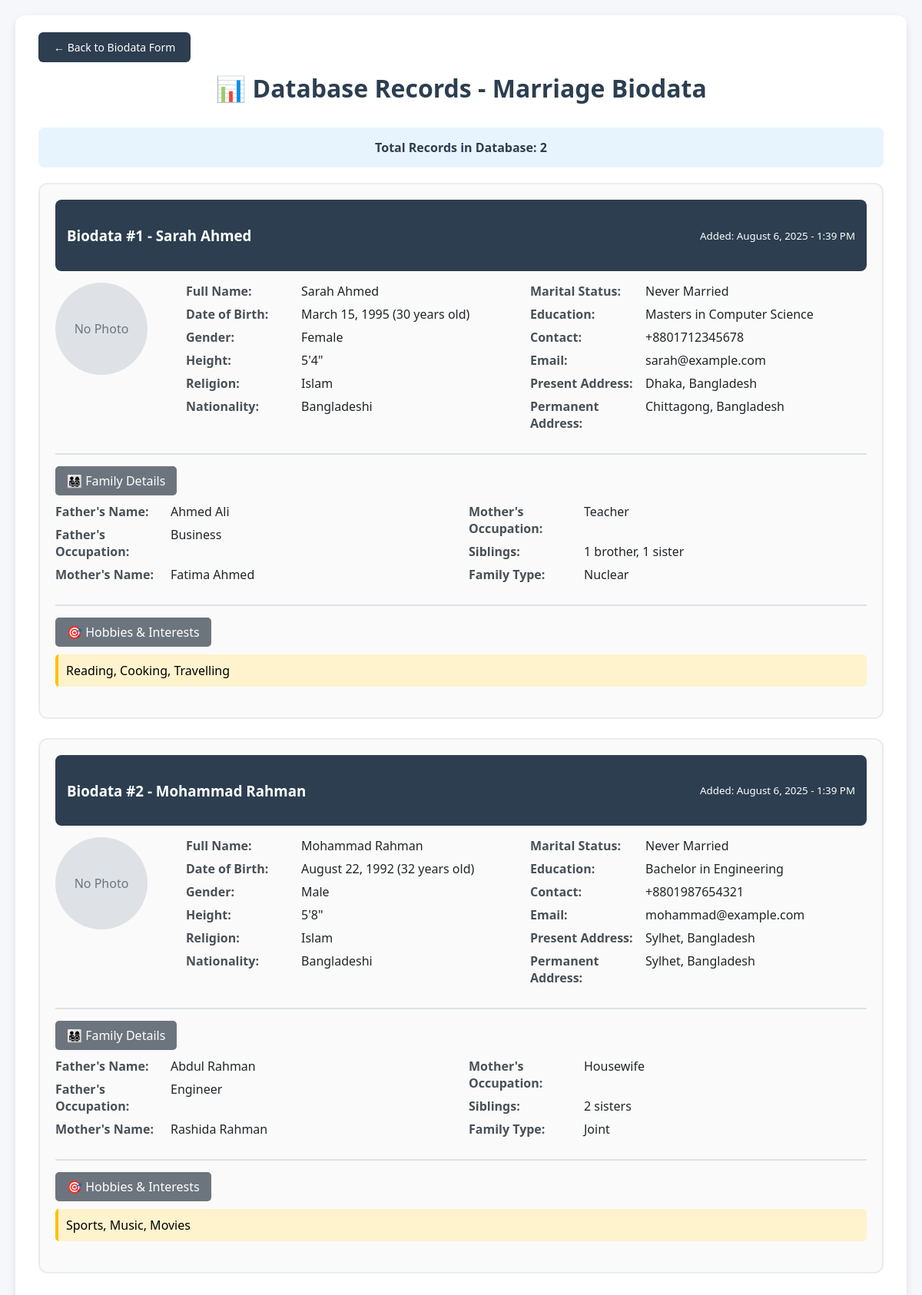
Page /view_database.php on the committed database.
### tables this page shows
CREATE TABLE `biodata` (
  `id` int(11) NOT NULL,
  `full_name` varchar(255) NOT NULL,
  `date_of_birth` date NOT NULL,
  `gender` enum('Male','Female') NOT NULL,
  `height` varchar(50) DEFAULT NULL,
  `religion` enum('Islam','Hinduism','Christianity','Other') NOT NULL,
  `nationality` varchar(100) DEFAULT 'Bangladeshi',
  `marital_status` enum('Never Married','Married') NOT NULL,
  `education` text DEFAULT NULL,
  `present_address` text DEFAULT NULL,
  `permanent_address` text DEFAULT NULL,
  `contact_number` varchar(20) DEFAULT NULL,
  `email` varchar(255) DEFAULT NULL,
  `profile_photo` varchar(500) DEFAULT NULL,
  `father_name` varchar(255) DEFAULT NULL,
  `father_occupation` varchar(255) DEFAULT NULL,
  `mother_name` varchar(255) DEFAULT NULL,
  `mother_occupation` varchar(255) DEFAULT NULL,
  `siblings` text DEFAULT NULL,
  `family_type` enum('Joint','Nuclear') DEFAULT NULL,
  `hobbies` text DEFAULT NULL,
  `created_at` timestamp NOT NULL DEFAULT current_timestamp(),
  `updated_at` timestamp NOT NULL DEFAULT current_timestamp() ON UPDATE current_timestamp()
);

### view_database.php (the view, shortened to what this page needs)
<?php
$servername = "localhost";
$username = "root";
$password = "";
$dbname = "marriage_biodata_db";
try {
    $pdo = new PDO("mysql:host=$servername;dbname=$dbname", $username, $password);
    $pdo->setAttribute(PDO::ATTR_ERRMODE, PDO::ERRMODE_EXCEPTION);
    $stmt = $pdo->query("SELECT * FROM biodata ORDER BY created_at DESC");
    $biodatas = $stmt->fetchAll(PDO::FETCH_ASSOC);
} catch(PDOException $e) {
    die("Connection failed: " . $e->getMessage());
}
?>
<!DOCTYPE html>
<html lang="en">
<head>
</head>
<body>
    <div class="container">
        <div class="back-btn">
            <a href="index.php">← Back to Biodata Form</a>
        </div>
        <h1>📊 Database Records - Marriage Biodata</h1>
        <div class="record-count">
            Total Records in Database: <?php echo count($biodatas); ?>
        </div>
        <?php if (count($biodatas) > 0): ?>
            <?php foreach($biodatas as $index => $biodata): ?>
                <div class="biodata-card">
                    <div class="biodata-header">
                        <h3>Biodata #<?php echo $biodata['id']; ?> - <?php echo htmlspecialchars($biodata['full_name']); ?></h3>
                        <small>Added: <?php echo date('F j, Y - g:i A', strtotime($biodata['created_at'])); ?></small>
                    </div>
                    <div class="profile-section">
                        <div>
                            <?php if($biodata['profile_photo'] && file_exists($biodata['profile_photo'])): ?>
                                <img src="<?php echo $biodata['profile_photo']; ?>" class="profile-photo" alt="Profile Photo">
                            <?php else: ?>
                                <div style="width: 120px; height: 120px; background: #dee2e6; border-radius: 50%; display: flex; align-items: center; justify-content: center; color: #6c757d;">No Photo</div>
                            <?php endif; ?>
                        </div>
                        <div class="basic-info">
                            <div>
                                <div class="info-row">
                                    <span class="info-label">Full Name:</span>
                                    <span class="info-value"><?php echo htmlspecialchars($biodata['full_name']); ?></span>
                                </div>
                                <div class="info-row">
                                    <span class="info-label">Date of Birth:</span>
                                    <span class="info-value"><?php echo date('F j, Y', strtotime($biodata['date_of_birth'])); ?>
                                    (<?php echo date_diff(date_create($biodata['date_of_birth']), date_create('today'))->y; ?> years old)</span>
                                </div>
                                <div class="info-row">
                                    <span class="info-label">Gender:</span>
                                    <span class="info-value"><?php echo $biodata['gender']; ?></span>
                                </div>
                                <div class="info-row">
                                    <span class="info-label">Height:</span>
                                    <span class="info-value"><?php echo $biodata['height'] ?: 'Not specified'; ?></span>
                                </div>
                                <div class="info-row">
                                    <span class="info-label">Religion:</span>
                                    <span class="info-value"><?php echo $biodata['religion']; ?></span>
                                </div>
                                <div class="info-row">
                                    <span class="info-label">Nationality:</span>
                                    <span class="info-value"><?php echo $biodata['nationality']; ?></span>
                                </div>
                            </div>
                            <div>
                                <div class="info-row">
                                    <span class="info-label">Marital Status:</span>
                                    <span class="info-value"><?php echo $biodata['marital_status']; ?></span>
                                </div>
                                <div class="info-row">
                                    <span class="info-label">Education:</span>
                                    <span class="info-value"><?php echo htmlspecialchars($biodata['education']) ?: 'Not specified'; ?></span>
                                </div>
                                <div class="info-row">
                                    <span class="info-label">Contact:</span>
                                    <span class="info-value"><?php echo $biodata['contact_number'] ?: 'Not provided'; ?></span>
                                </div>
                                <div class="info-row">
                                    <span class="info-label">Email:</span>
                                    <span class="info-value"><?php echo $biodata['email'] ?: 'Not provided'; ?></span>
                                </div>
                                <div class="info-row">
                                    <span class="info-label">Present Address:</span>
                                    <span class="info-value"><?php echo htmlspecialchars($biodata['present_address']) ?: 'Not specified'; ?></span>
                                </div>
                                <div class="info-row">
                                    <span class="info-label">Permanent Address:</span>
                                    <span class="info-value"><?php echo htmlspecialchars($biodata['permanent_address']) ?: 'Not specified'; ?></span>
                                </div>
                            </div>
                        </div>
                    </div>
                    <div class="section-divider">
                        <div class="section-title">👨‍👩‍👧‍👦 Family Details</div>
                        <div style="display: grid; grid-template-columns: 1fr 1fr; gap: 20px;">
                            <div>
                                <div class="info-row">
                                    <span class="info-label">Father's Name:</span>
                                    <span class="info-value"><?php echo htmlspecialchars($biodata['father_name']) ?: 'Not specified'; ?></span>
                                </div>
                                <div class="info-row">
                                    <span class="info-label">Father's Occupation:</span>
                                    <span class="info-value"><?php echo htmlspecialchars($biodata['father_occupation']) ?: 'Not specified'; ?></span>
                                </div>
                                <div class="info-row">
                                    <span class="info-label">Mother's Name:</span>
                                    <span class="info-value"><?php echo htmlspecialchars($biodata['mother_name']) ?: 'Not specified'; ?></span>
                                </div>
                            </div>
                            <div>
                                <div class="info-row">
                                    <span class="info-label">Mother's Occupation:</span>
                                    <span class="info-value"><?php echo htmlspecialchars($biodata['mother_occupation']) ?: 'Not specified'; ?></span>
                                </div>
                                <div class="info-row">
                                    <span class="info-label">Siblings:</span>
                                    <span class="info-value"><?php echo htmlspecialchars($biodata['siblings']) ?: 'Not specified'; ?></span>
                                </div>
                                <div class="info-row">
                                    <span class="info-label">Family Type:</span>
                                    <span class="info-value"><?php echo $biodata['family_type'] ?: 'Not specified'; ?></span>
                                </div>
                            </div>
                        </div>
                    </div>
                    <?php if($biodata['hobbies']): ?>
                    <div class="section-divider">
                        <div class="section-title">🎯 Hobbies & Interests</div>
                        <div class="hobbies-list">
                            <?php echo htmlspecialchars($biodata['hobbies']); ?>
                        </div>
                    </div>
                    <?php endif; ?>
                </div>
            <?php endforeach; ?>
        <?php endif; ?>
    </div>
</body>
</html>

### view_database.php (style rules this page uses)
body { font-family: 'Segoe UI', Tahoma, Geneva, Verdana, sans-serif; background: #f5f7fa; margin: 0; padding: 20px; }
.container { max-width: 1200px; margin: 0 auto; background: white; border-radius: 12px; box-shadow: 0 4px 10px rgba(0, 0, 0, 0.1); padding: 30px; }
h1 { color: #2c3e50; text-align: center; margin-bottom: 30px; }
.back-btn { margin-bottom: 20px; }
.back-btn a { background-color: #2c3e50; color: white; text-decoration: none; padding: 10px 20px; border-radius: 6px; font-size: 14px; }
.record-count { background: #e8f4fd; padding: 15px; border-radius: 8px; margin-bottom: 20px; text-align: center; color: #2c3e50; font-weight: bold; }
.biodata-card { border: 2px solid #e9ecef; border-radius: 12px; margin-bottom: 25px; padding: 20px; background: #fafafa; }
.biodata-header { background: #2c3e50; color: white; padding: 15px; border-radius: 8px; margin-bottom: 15px; display: flex; justify-content: space-between; align-items: center; }
.profile-section { display: grid; grid-template-columns: 150px 1fr; gap: 20px; margin-bottom: 20px; }
.basic-info { display: grid; grid-template-columns: 1fr 1fr; gap: 10px; }
.info-row { display: flex; margin-bottom: 8px; }
.info-label { font-weight: bold; width: 150px; color: #495057; }
.info-value { color: #212529; }
.section-divider { border-top: 2px solid #dee2e6; margin: 20px 0; padding-top: 15px; }
.section-title { background: #6c757d; color: white; padding: 8px 15px; border-radius: 5px; font-size: 16px; margin-bottom: 10px; display: inline-block; }
.hobbies-list { background: #fff3cd; padding: 10px; border-radius: 5px; border-left: 4px solid #ffc107; }

### rows in the picture
biodata: id "1", full_name "Sarah Ahmed", created_at "August 6, 2025 - 1:39 PM", shows "No Photo", date_of_birth "March 15, 1995", date_of_birth "30", gender "Female", height "5'4\"", religion "Islam", nationality "Bangladeshi", marital_status "Never Married", education "Masters in Computer Science", contact_number "+8801712345678", email "sarah@example.com", present_address "Dhaka, Bangladesh", permanent_address "Chittagong, Bangladesh", father_name "Ahmed Ali", father_occupation "Business", mother_name "Fatima Ahmed", mother_occupation "Teacher", siblings "1 brother, 1 sister", family_type "Nuclear", hobbies "Reading, Cooking, Travelling"
biodata: id "2", full_name "Mohammad Rahman", created_at "August 6, 2025 - 1:39 PM", shows "No Photo", date_of_birth "August 22, 1992", date_of_birth "32", gender "Male", height "5'8\"", religion "Islam", nationality "Bangladeshi", marital_status "Never Married", education "Bachelor in Engineering", contact_number "+8801987654321", email "mohammad@example.com", present_address "Sylhet, Bangladesh", permanent_address "Sylhet, Bangladesh", father_name "Abdul Rahman", father_occupation "Engineer", mother_name "Rashida Rahman", mother_occupation "Housewife", siblings "2 sisters", family_type "Joint", hobbies "Sports, Music, Movies"

### other values in the picture
count($biodatas) "2"
